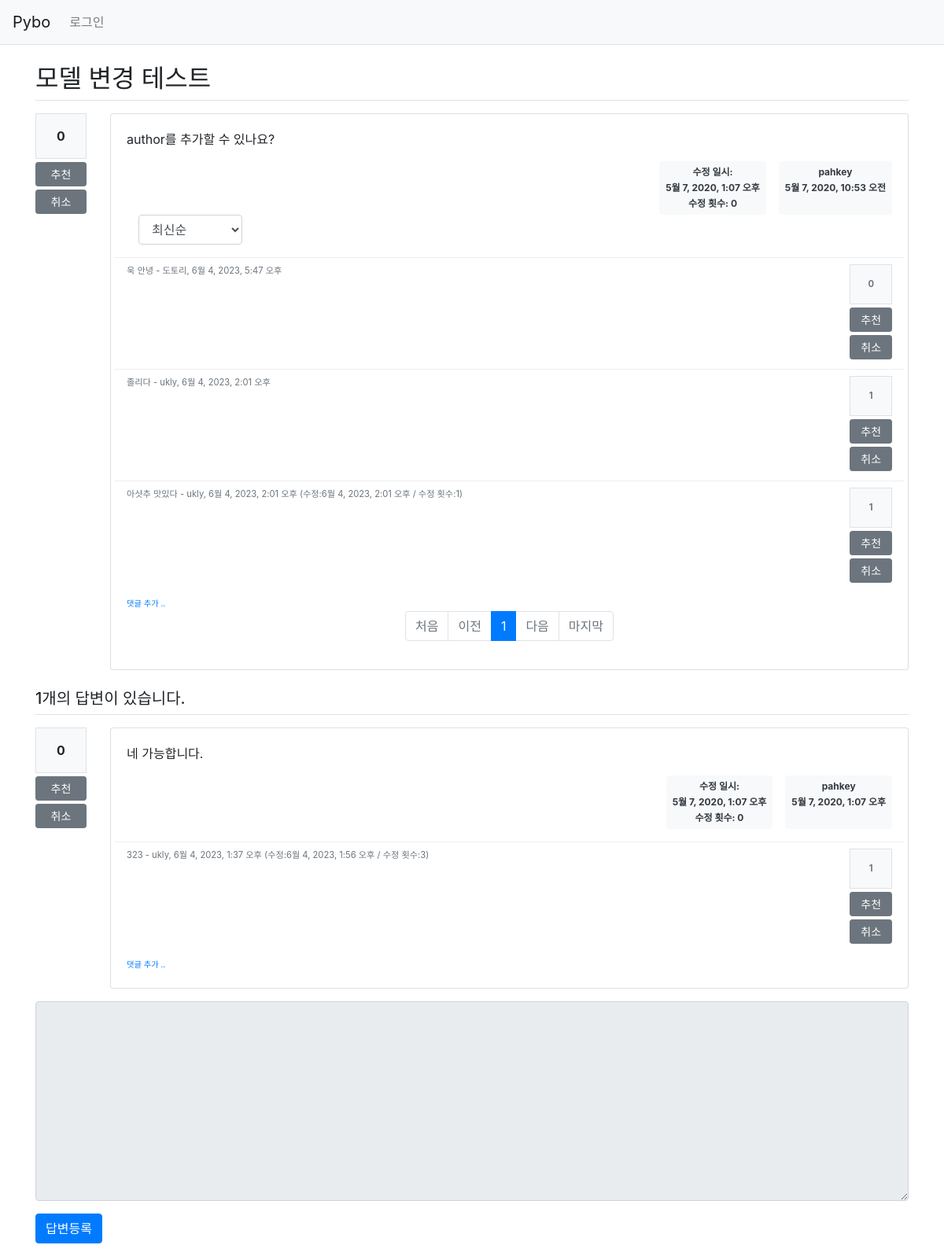
/pybo/14/, run on an earlier commit of the app's database.
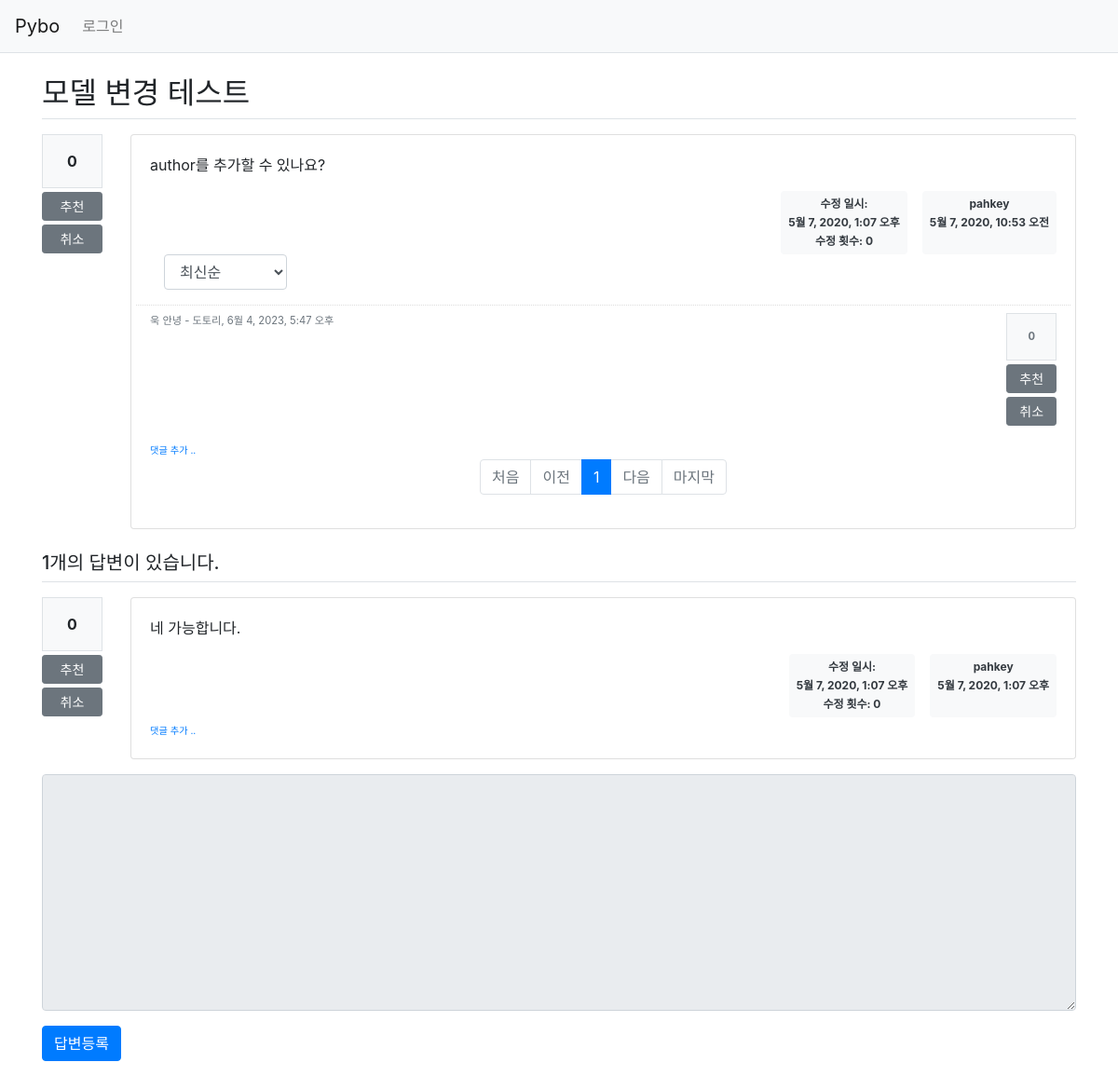
And on a later commit of the database.
### pybo/models.py (models this page shows)
class Comment(models.Model):
    author = models.ForeignKey(User, on_delete=models.CASCADE)
    content = models.TextField()
    create_date = models.DateTimeField()
    modify_date = models.DateTimeField(null=True, blank=True)
    question = models.ForeignKey(Question, null=True, blank=True, on_delete=models.CASCADE)
    answer = models.ForeignKey(Answer, null=True, blank=True, on_delete=models.CASCADE)
    modify_count = models.IntegerField(null=True, blank=True, default=0)
    question_comment_voter = models.ManyToManyField(User, related_name='voter_question_comment')
    answer_comment_voter = models.ManyToManyField(User, related_name='voter_answer_comment')

class Answer(models.Model):
    author = models.ForeignKey(User, on_delete=models.CASCADE, related_name='author_answer')
    question = models.ForeignKey(Question, on_delete=models.CASCADE)
    content = models.TextField()
    create_date = models.DateTimeField()
    modify_date = models.DateTimeField(null=True, blank=True)
    voter = models.ManyToManyField(User, related_name='voter_answer')
    modify_count = models.IntegerField(null=True, blank=True, default=0)

### pybo/views/base_views.py (the view)
# urls.py: path('<int:question_id>/', base_views.detail, name='detail'),
def detail(request, question_id):
    page = request.GET.get('page', '1')  # 페이지
    so = request.GET.get('so', 'recent')  # 정렬기준
    question = get_object_or_404(Question, pk=question_id)
    if so == 'recommend':
        comment_list = Comment.objects.filter(question=question).annotate(num_voter=Count('question_comment_voter')).order_by('-num_voter', '-create_date')
    else:  # recent
        comment_list = Comment.objects.filter(question=question).order_by('-create_date')
    paginator = Paginator(comment_list, 3)  # 페이지당 3개씩 보여주기
    page_obj = paginator.get_page(page)
    last_page = paginator.count // 3 + 1 if (paginator.count % 3) else paginator.count // 3
    context = {'question': question, 'comment_list': page_obj, 'so': so, 'last_page': last_page}
    return render(request, 'pybo/question_detail.html', context)

### pybo/templatetags/pybo_filter.py (called while the page is built)
@register.filter()
def mark(value):
    extensions = ["nl2br", "fenced_code"]
    return mark_safe(markdown.markdown(value, extensions=extensions))

### templates/pybo/question_detail.html (shortened to what the changed rows need)
{% extends 'base.html' %}
{% load pybo_filter %}
{% block content %}
<div class="container my-3">
    <h2 class="border-bottom py-2">{{ question.subject }}</h2>
    <div class="row my-3">
        <div class="col-11">
            <div class="card">
                <div class="card-body">
                    {% if comment_list %}
                    <div class="mt-3">
                    {% for comment in comment_list %}
                        <div class="comment py-2 text-muted row">
                            <div class="col-11">
                                <span style="white-space: pre-line;">{{ comment.content }}</span>
                                <span>
                                    - {{ comment.author }}, {{ comment.create_date }}
                                    {% if comment.modify_date %}
                                    (수정:{{ comment.modify_date }} / 수정 횟수:{{ comment.modify_count }})
                                    {% endif %}
                                </span>
                            </div>
                            <div class="col-1">
                                <div class="bg-light text-center p-3 border font-weight-bolder mb-1">{{comment.question_comment_voter.count}}</div>
                                <a href="#" data-uri="{% url 'pybo:vote_question_comment' comment.id  %}"
                                   class="recommend btn btn-sm btn-secondary btn-block my-1">추천</a>
                                <a href="#" data-uri="{% url 'pybo:cancel_vote_question_comment' comment.id  %}"
                                    class="cancel btn btn-sm btn-secondary btn-block my-1">취소</a>
                            </div>
                        </div>
                    {% endfor %}
                    </div>
                    {% endif %}
                    <ul class="pagination justify-content-center">
                        {% for page_number in comment_list.paginator.page_range %}
                            {% if page_number >= comment_list.number|add:-5 and page_number <= comment_list.number|add:5 %}
                        {% if page_number == comment_list.number %}
                        <li class="page-item active" aria-current="page">
                            <a class="page-link" href="?page={{ page_number }}">{{ page_number }}</a>
                        </li>
                        {% else %}
                        <li class="page-item">
                            <a class="page-link" href="?page={{ page_number }}">{{ page_number }}</a>
                        </li>
                        {% endif %}
                            {% endif %}
                        {% endfor %}
                    </ul>
                </div>
            </div>
        </div>
    </div>
    {% for answer in question.answer_set.all %}
    <div class="row my-3">
        <div class="col-1">
            <div class="bg-light text-center p-3 border font-weight-bolder mb-1">{{answer.voter.count}}</div>
            <a href="#" data-uri="{% url 'pybo:vote_answer' answer.id  %}"
                class="recommend btn btn-sm btn-secondary btn-block my-1">추천</a>
            <a href="#" data-uri="{% url 'pybo:cancel_vote_answer' answer.id  %}"
                class="cancel btn btn-sm btn-secondary btn-block my-1">취소</a>
        </div>
        <div class="col-11">
            <div class="card">
                <div class="card-body">
                    <div class="card-text">{{ answer.content|mark }}</div>
                    <div class="d-flex justify-content-end">
                        {% if answer.modify_date %}
                        <div class="badge bg-light text-dark p-2 text-start mx-3">
                            <div class="mb-2">수정 일시: </div>
                            <div class="mb-2">{{ answer.modify_date }}</div>
                            <span class="mb-2">수정 횟수: </span>
                            <span class="mb-2">{{ answer.modify_count }}</span>
                        </div>
                        {% endif %}
                        <div class="badge bg-light p-2 text-start text-dark">
                            <div class="mb-2">{{ answer.author.username }}</div>
                            <div>{{ answer.create_date }}</div>
                        </div>
                    </div>
                    {% if answer.comment_set.count > 0 %}
                    <div class="mt-3">
                    {% for comment in answer.comment_set.all %}
                        <div class="comment py-2 text-muted row">
                            <div class="col-11">
                                <span style="white-space: pre-line;">{{ comment.content }}</span>
                                <span>
                                    - {{ comment.author }}, {{ comment.create_date }}
                                    {% if comment.modify_date %}
                                    (수정:{{ comment.modify_date }} / 수정 횟수:{{ comment.modify_count }})
                                    {% endif %}
                                </span>
                            </div>
                            <div class="col-1">
                                <div class="bg-light text-center p-3 border font-weight-bolder mb-1">{{comment.answer_comment_voter.count}}</div>
                                <a href="#" data-uri="{% url 'pybo:vote_answer_comment' comment.id  %}"
                                   class="recommend btn btn-sm btn-secondary btn-block my-1">추천</a>
                                <a href="#" data-uri="{% url 'pybo:cancel_vote_answer_comment' comment.id  %}"
                                    class="cancel btn btn-sm btn-secondary btn-block my-1">취소</a>
                            </div>
                        </div>
                    {% endfor %}
                    </div>
                    {% endif %}
                    <div>
                        <a href="{% url 'pybo:comment_create_answer' answer.id  %}"
                           class="small"><small>댓글 추가 ..</small></a>
                    </div>
                </div>
            </div>
        </div>
    </div>
    {% endfor %}
</div>
{% endblock %}

What changed in the data, as far as the page shows it:
removed Comment: content "졸리다", author "ukly", create_date "6월 4, 2023, 2:01 오후", question_comment_voter.count "1", shown under "모델 변경 테스트"
removed Comment: content "아샷추 맛있다", author "ukly", create_date "6월 4, 2023, 2:01 오후", modify_date "6월 4, 2023, 2:01 오후", modify_count "1", question_comment_voter.count "1", shown under "모델 변경 테스트"
removed Comment: content "323", author "ukly", create_date "6월 4, 2023, 1:37 오후", modify_date "6월 4, 2023, 1:56 오후", modify_count "3", answer_comment_voter.count "1"
